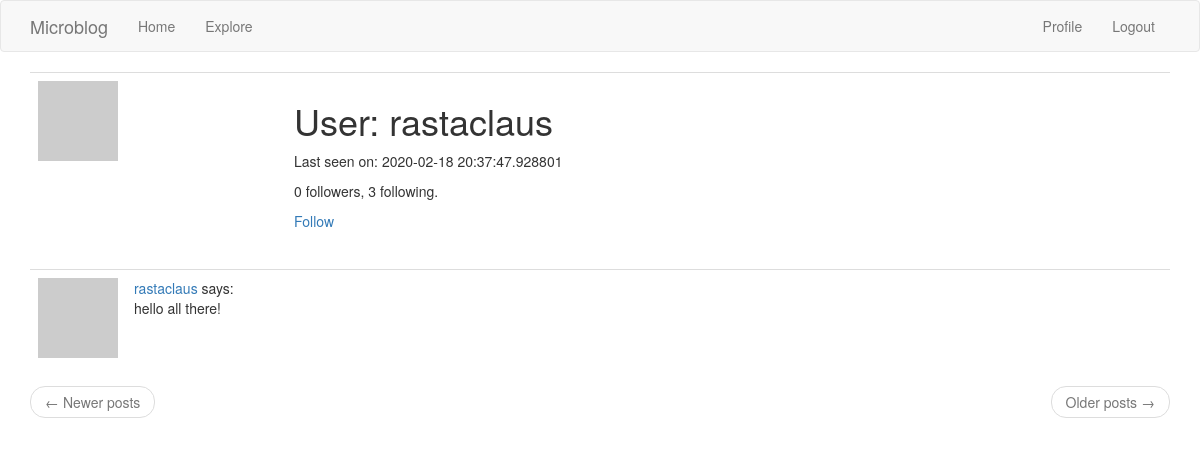
Before: /user/rastaclaus (signed in) with the older database file.
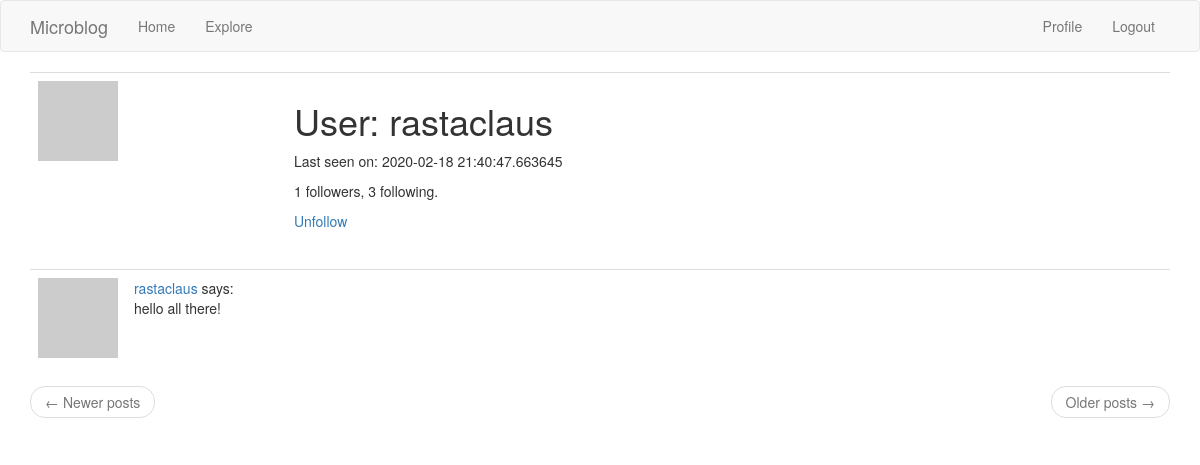
After: the same page with the newer database file.
### app/models.py (models this page shows, shortened)
class User(UserMixin, db.Model):
    id = db.Column(db.Integer, primary_key=True)
    username = db.Column(db.String(64), index=True, unique=True)
    email = db.Column(db.String(120), index=True, unique=True)
    password_hash = db.Column(db.String(128))
    posts = db.relationship('Post', backref='author', lazy='dynamic')
    about_me = db.Column(db.String(140))
    last_seen = db.Column(db.DateTime, default=datetime.utcnow)
    followed = db.relationship(
        'User', secondary='followers',
        primaryjoin=(followers.c.follower_id == id),
        secondaryjoin=(followers.c.followed_id == id),
        backref=db.backref('followers', lazy='dynamic'), lazy='dynamic')
    def avatar(self, size):
        digest = md5(self.email.lower().encode('utf-8')).hexdigest()
        return f'https://www.gravatar.com/avatar/{digest}?d=identicon&s={size}'
    def is_following(self, user):
        return self.followed.filter(followers.c.followed_id == user.id).count() > 0

class Post(db.Model):
    id = db.Column(db.Integer, primary_key=True)
    body = db.Column(db.String(140))
    timestamp = db.Column(db.DateTime, index=True, default=datetime.utcnow)
    user_id = db.Column(db.Integer, db.ForeignKey('user.id'))

### app/routes.py (the view)
@app.route('/user/<username>')
@login_required
def user(username):
    page = request.args.get('page', 1, type=int)
    user = User.query.filter_by(username=username).first_or_404()
    posts = user.posts.paginate(
        page, app.config['POSTS_PER_PAGE'], False)
    next_url = url_for('user', username=user.username, page=posts.next_num) \
        if posts.has_next else None
    prev_url = url_for('user', username=user.username, page=posts.prev_num) \
        if posts.has_prev else None
    about_me = user.about_me
    return render_template(
        'user.html',
        user=user,
        posts=posts.items,
        next_url=next_url,
        prev_url=prev_url)

### app/models.py (called while the page is built)
@login.user_loader
def load_user(id):
    return User.query.get(int(id))

### app/routes.py (called while the page is built)
@app.before_request
def before_request():
    if current_user.is_authenticated:
        current_user.last_seen = datetime.utcnow()
        db.session.commit()

### app/templates/user.html (shortened to what this page needs)
{% extends "base.html" %}
{% block app_content %}
    <table class="table table-hover">
        <tr>
            <td width="256px"><img src="{{ user.avatar(256) }}"></td>
            <td>
                <h1>User: {{ user.username }}</h1>
                {% if user.last_seen %}<p>Last seen on: {{ user.last_seen }}</p>{% endif %}
                <p>{{ user.followers.count() }} followers, {{ user.followed.count() }} following.</p>
                {% if user == current_user %}
                <p><a href="{{ url_for('edit_profile') }}">Edit your profile</a></p>
                {% elif not current_user.is_following(user) %}
                <p><a href="{{ url_for('follow', username=user.username) }}">Follow</a></p>
                {% else %}
                <p><a href="{{ url_for('unfollow', username=user.username) }}">Unfollow</a></p>
                {% endif %}
            </td>
        </tr>
    </table>
    {% for post in posts %}
        {% include '_post.html' %}
    {% endfor %}
    <nav aria-label="...">
        <ul class="pager">
            <li class="previous{% if not prev_url %} disabled{% endif %}">
                <a href="{{ prev_url or '#' }}">
                    <span aria-hidden="true">&larr;</span> Newer posts
                </a>
            </li>
            <li class="next{% if not next_url %} disabled{% endif %}">
                <a href="{{ next_url or '#' }}">
                    Older posts <span aria-hidden="true">&rarr;</span>
                </a>
            </li>
        </ul>
    </nav>
{% endblock %}

### app/templates/base.html (shortened to what this page needs)
{% extends 'bootstrap/base.html' %}
{% block navbar %}
    <nav class="navbar navbar-default">
        <div class="container">
            <div class="navbar-header">
                <a class="navbar-brand" href="{{ url_for('index') }}">Microblog</a>
            </div>
            <div class="collapse navbar-collapse" id="bs-example-navbar-collapse-1">
                <ul class="nav navbar-nav">
                    <li><a href="{{ url_for('index') }}">Home</a></li>
                    <li><a href="{{ url_for('explore') }}">Explore</a></li>
                </ul>
                <ul class="nav navbar-nav navbar-right">
                    {% if current_user.is_anonymous %}
                    <li><a href="{{ url_for('login') }}">Login</a></li>
                    {% else %}
                    <li><a href="{{ url_for('user', username=current_user.username) }}">Profile</a></li>
                    <li><a href="{{ url_for('logout') }}">Logout</a></li>
                    {% endif %}
                </ul>
            </div>
        </div>
    </nav>
{% endblock %}
{% block content %}
    <div class="container">
        {% block app_content %}{% endblock %}
    </div>
{% endblock %}

### app/templates/_post.html
    <table class="table table-hover">
        <tr>
            <td width="70px">
                <a href="{{ url_for('user', username=post.author.username) }}">
                    <img src="{{ post.author.avatar(70) }}" />
                </a>
            </td>
            <td>
                <a href="{{ url_for('user', username=post.author.username) }}">
                    {{ post.author.username }}
                </a>
                says:
                <br>
                {{ post.body }}
            </td>
        </tr>
    </table>

Changed rows visible on the page:
changed User "rastaclaus": last_seen "2020-02-18 20:37:47.928801" → "2020-02-18 21:40:47.663645"
Other visible differences:
{{ user.followers.count() }}: "0" → "1"
text no longer shown: "Follow"
text now shown: "Unfollow"
